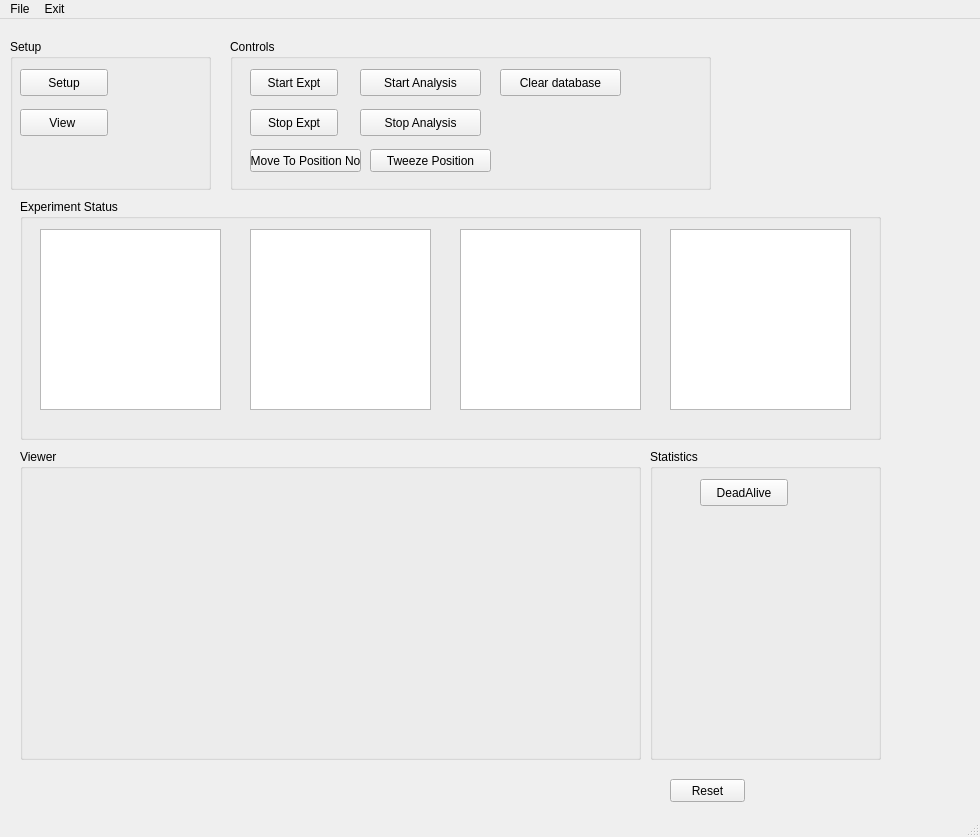
<?xml version="1.0" encoding="UTF-8"?>
<ui version="4.0">
 <class>MainWindow</class>
 <widget class="QMainWindow" name="MainWindow">
  <property name="geometry">
   <rect>
    <x>0</x>
    <y>0</y>
    <width>980</width>
    <height>837</height>
   </rect>
  </property>
  <property name="windowTitle">
   <string>MainWindow</string>
  </property>
  <widget class="QWidget" name="centralwidget">
   <widget class="QGroupBox" name="Setup">
    <property name="geometry">
     <rect>
      <x>10</x>
      <y>20</y>
      <width>201</width>
      <height>151</height>
     </rect>
    </property>
    <property name="title">
     <string>Setup</string>
    </property>
    <widget class="QPushButton" name="setupButton">
     <property name="geometry">
      <rect>
       <x>10</x>
       <y>30</y>
       <width>88</width>
       <height>27</height>
      </rect>
     </property>
     <property name="text">
      <string>Setup</string>
     </property>
    </widget>
    <widget class="QPushButton" name="viewButton">
     <property name="geometry">
      <rect>
       <x>10</x>
       <y>70</y>
       <width>88</width>
       <height>27</height>
      </rect>
     </property>
     <property name="text">
      <string>View </string>
     </property>
    </widget>
   </widget>
   <widget class="QGroupBox" name="viewerBox">
    <property name="geometry">
     <rect>
      <x>20</x>
      <y>430</y>
      <width>621</width>
      <height>311</height>
     </rect>
    </property>
    <property name="title">
     <string>Viewer</string>
    </property>
   </widget>
   <widget class="QGroupBox" name="runStatus">
    <property name="geometry">
     <rect>
      <x>20</x>
      <y>180</y>
      <width>861</width>
      <height>241</height>
     </rect>
    </property>
    <property name="title">
     <string>Experiment Status</string>
    </property>
    <widget class="PlotWidget" name="imgArrivalPlot">
     <property name="geometry">
      <rect>
       <x>20</x>
       <y>30</y>
       <width>181</width>
       <height>181</height>
      </rect>
     </property>
    </widget>
    <widget class="QGraphicsView" name="imgSegPlot">
     <property name="geometry">
      <rect>
       <x>230</x>
       <y>30</y>
       <width>181</width>
       <height>181</height>
      </rect>
     </property>
    </widget>
    <widget class="QGraphicsView" name="deadAlivePlot">
     <property name="geometry">
      <rect>
       <x>440</x>
       <y>30</y>
       <width>181</width>
       <height>181</height>
      </rect>
     </property>
    </widget>
    <widget class="QGraphicsView" name="growthRatePlot">
     <property name="geometry">
      <rect>
       <x>650</x>
       <y>30</y>
       <width>181</width>
       <height>181</height>
      </rect>
     </property>
    </widget>
   </widget>
   <widget class="QGroupBox" name="groupBox_3">
    <property name="geometry">
     <rect>
      <x>230</x>
      <y>20</y>
      <width>481</width>
      <height>151</height>
     </rect>
    </property>
    <property name="title">
     <string>Controls</string>
    </property>
    <widget class="QPushButton" name="stopExptButton">
     <property name="geometry">
      <rect>
       <x>20</x>
       <y>70</y>
       <width>88</width>
       <height>27</height>
      </rect>
     </property>
     <property name="text">
      <string>Stop Expt</string>
     </property>
    </widget>
    <widget class="QPushButton" name="pushButton_3">
     <property name="geometry">
      <rect>
       <x>20</x>
       <y>30</y>
       <width>88</width>
       <height>27</height>
      </rect>
     </property>
     <property name="text">
      <string>Start Expt</string>
     </property>
    </widget>
    <widget class="QPushButton" name="startAnalysisButton">
     <property name="geometry">
      <rect>
       <x>130</x>
       <y>30</y>
       <width>121</width>
       <height>27</height>
      </rect>
     </property>
     <property name="text">
      <string>Start Analysis</string>
     </property>
    </widget>
    <widget class="QPushButton" name="pushButton_5">
     <property name="geometry">
      <rect>
       <x>130</x>
       <y>70</y>
       <width>121</width>
       <height>27</height>
      </rect>
     </property>
     <property name="text">
      <string>Stop Analysis</string>
     </property>
    </widget>
    <widget class="QPushButton" name="pushButton_6">
     <property name="geometry">
      <rect>
       <x>270</x>
       <y>30</y>
       <width>121</width>
       <height>27</height>
      </rect>
     </property>
     <property name="text">
      <string>Clear database</string>
     </property>
    </widget>
    <widget class="QPushButton" name="pushButton_8">
     <property name="geometry">
      <rect>
       <x>20</x>
       <y>110</y>
       <width>111</width>
       <height>23</height>
      </rect>
     </property>
     <property name="text">
      <string>Move To Position No</string>
     </property>
    </widget>
    <widget class="QPushButton" name="pushButton_9">
     <property name="geometry">
      <rect>
       <x>140</x>
       <y>110</y>
       <width>121</width>
       <height>23</height>
      </rect>
     </property>
     <property name="text">
      <string>Tweeze Position</string>
     </property>
    </widget>
   </widget>
   <widget class="QGroupBox" name="statisticsBox">
    <property name="geometry">
     <rect>
      <x>650</x>
      <y>430</y>
      <width>231</width>
      <height>311</height>
     </rect>
    </property>
    <property name="title">
     <string>Statistics</string>
    </property>
    <widget class="QPushButton" name="pushButton_7">
     <property name="geometry">
      <rect>
       <x>50</x>
       <y>30</y>
       <width>88</width>
       <height>27</height>
      </rect>
     </property>
     <property name="text">
      <string>DeadAlive</string>
     </property>
    </widget>
   </widget>
   <widget class="QPushButton" name="resetButton">
    <property name="geometry">
     <rect>
      <x>670</x>
      <y>760</y>
      <width>75</width>
      <height>23</height>
     </rect>
    </property>
    <property name="text">
     <string>Reset</string>
    </property>
   </widget>
  </widget>
  <widget class="QMenuBar" name="menubar">
   <property name="geometry">
    <rect>
     <x>0</x>
     <y>0</y>
     <width>980</width>
     <height>21</height>
    </rect>
   </property>
   <widget class="QMenu" name="menuFile">
    <property name="title">
     <string>File</string>
    </property>
   </widget>
   <widget class="QMenu" name="menuExit">
    <property name="title">
     <string>Exit</string>
    </property>
   </widget>
   <addaction name="menuFile"/>
   <addaction name="menuExit"/>
  </widget>
  <widget class="QStatusBar" name="statusbar"/>
 </widget>
 <customwidgets>
  <customwidget>
   <class>PlotWidget</class>
   <extends>QGraphicsView</extends>
   <header>pyqtgraph</header>
  </customwidget>
 </customwidgets>
 <resources/>
 <connections/>
</ui>
